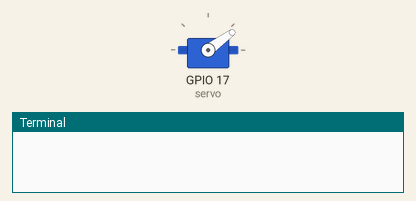
This program was run on a simulated Raspberry Pi (BCM pin numbers). Shown: servo, the last lines printed to the terminal. Servo angles are drawn from the pulse width (0.5 ms = 0°, 2.5 ms = 180°).

Above: at 0.4 s.
At 1.0 s:
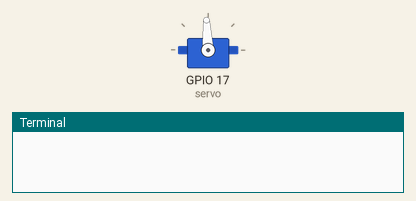
At 1.9 s:
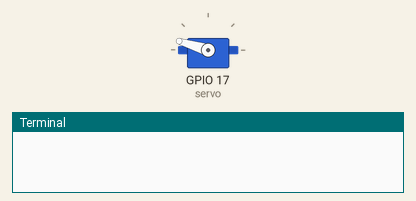
At 3.7 s:
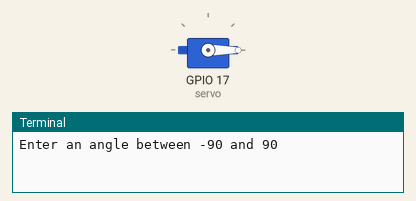
Timing chart, 0 to 5.2 s (numbered marks = the images above):
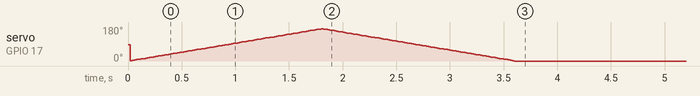

The program:

tower_pro_servo.py
```python
import gpiozero
import time

if __name__=="__main__":

    pinNumber = 17
    initialAngle = 0
    minAngle = -90
    maxAngle = 90
    min_pulse_width = 500/1e6
    max_pulse_width = 2400/1e6
    servo = gpiozero.AngularServo(pinNumber,
                                  initialAngle,
                                  minAngle,
                                  maxAngle,
                                  min_pulse_width,
                                  max_pulse_width)

    servo.angle = -90

    # Show the range
    while servo.angle < 90:
        servo.angle += 1
        time.sleep(.01)

    while servo.angle > -90:
        servo.angle -= 1
        time.sleep(.01)

    while True:
        angle = input("Enter an angle between -90 and 90    ")

        servo.angle = angle
```
